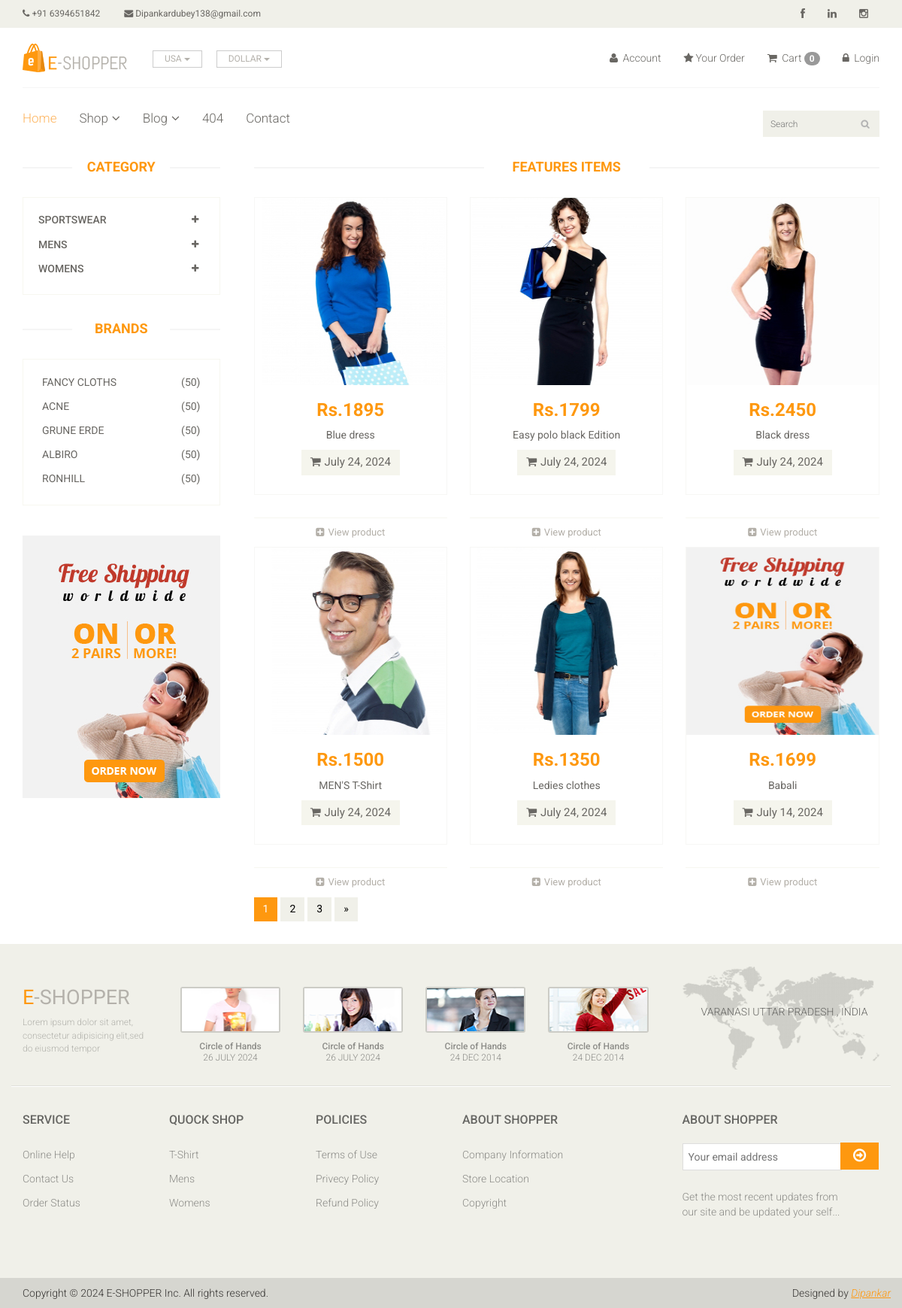
The app's page /product/ with its own data.
### app/models.py (models this page shows, shortened)
class Category(models.Model):
    name = models.CharField(max_length=150)

class Brand(models.Model):
    name = models.CharField(max_length=250)

class Product(models.Model):
        Availability = (('In Stock','In Stock'),('Out of Stock','Out of Stock'))
        image = models.ImageField(upload_to='ecommerce/pimg')
        name = models.CharField(max_length=100)
        datetime = models.DateField(auto_now_add=True)
        price = models.IntegerField(default=0)
        Availability = models.CharField(choices=Availability,max_length=100,null=True)
        category = models.ForeignKey(Category, on_delete=models.CASCADE, null=False, default="")
        sub_category = models.ForeignKey(Sub_Category, on_delete=models.CASCADE, null=False, default="")
        brand = models.ForeignKey(Brand,on_delete=models.CASCADE,null=True)

### Ecommerce/views.py (the view)
# urls.py: path('product/',views.Product_page,name='product_page'),
def Product_page(request):
    category = Category.objects.all()
    brand = Brand.objects.all()
    brandID = request.GET.get('brand')
    categoryID = request.GET.get('category')
    items = Items.objects.all().order_by('-id')[:4]
    recommeditems = RecommedItems.objects.all().order_by('-id')[:3]
    slider = Slider.objects.all()
    if categoryID:
        product = Product.objects.filter(sub_category=categoryID).order_by('-id')[:6]
    elif brandID:
        product = Product.objects.filter(brand=brandID).order_by('-id')
    else:
        product = Product.objects.all().order_by('-id')[:6]
    data={
       'category': category,
        'brand' : brand,
        'product':product,
    }
    return render(request,"Product_page.html",data)

### templates/Product_page.html (shortened to what this page needs)
{% extends 'master.html' %}
{% block content %}
<section>
		<div class="container">
			<div class="row">
				<div class="col-sm-3">
					<div class="left-sidebar">
						<h2>Category</h2>
						<div class="panel-group category-products" id="accordian">
                          	{% for i in category %}
							<div class="panel panel-default">
								<div class="panel-heading">
									<h4 class="panel-title">
										<a data-toggle="collapse" data-parent="#accordian" href="#{{i.id}}">
											<span class="badge pull-right"><i class="fa fa-plus"></i></span>
											{{i.name}}
										</a>
									</h4>
								</div>
							</div>
							{% endfor %}
						</div>
						<div class="brands_products">
							<h2>Brands</h2>
							<div class="brands-name">
								<ul class="nav nav-pills nav-stacked">
									{% for i in brand %}
									<li><a href="/product-page/?brand={{i.id}}"> <span class="pull-right">(50)</span>{{i.name}}</a></li>
									{% endfor %}
								</ul>
							</div>
						</div>
						<div class="shipping text-center">
							<img src="images/home/shipping.jpg" alt="" />
						</div>
					</div>
				</div>
				<div class="col-sm-9 padding-right">
					<div class="features_items">
						<h2 class="title text-center">Features Items</h2>
						{% for i in product %}
						<div class="col-sm-4">
							<div class="product-image-wrapper">
								<div class="single-products">
										<div class="productinfo text-center">
											<img src="/{{i.image}}" height="249" width="268" alt="" />
											<h2>Rs.{{i.price}}</h2>
											<p>{{i.name}}</p>
											<a href="{% url 'cart_add' i.id %}" class="btn btn-default add-to-cart"><i class="fa fa-shopping-cart"></i>{{i.datetime}}</a>
										</div>
										<div class="product-overlay">
											<div class="overlay-content">
											</div>
										</div>
								</div>
							</div>
							<div class="choose">
									<ul class="nav nav-pills nav-justified">
										<li><a href="{{i.id}}"><i class="fa fa-plus-square"></i>View product</a></li>
									</ul>
								</div>
						</div>
                      {% endfor %}
						<ul class="pagination">
							<li class="active"><a href="">1</a></li>
							<li><a href="">2</a></li>
							<li><a href="">3</a></li>
							<li><a href="">&raquo;</a></li>
						</ul>
					</div>
				</div>
			</div>
		</div>
	</section>
{% endblock %}

### css/main.css (style rules this page uses)
body { font-family: 'Roboto', sans-serif; background:; position: relative; font-weight:400px; }
ul li { list-style: none; }
a { -webkit-transition: 300ms; -moz-transition: 300ms; -o-transition: 300ms; transition: 300ms; }
h1, h2, h3, h4, h5, h6 { font-family: 'Roboto', sans-serif; }
.category-products { border: 1px solid #F7F7F0; margin-bottom: 35px; padding-bottom: 20px; padding-top: 15px; }
.left-sidebar h2, .brands_products h2 { color: #FE980F; font-family: 'Roboto', sans-serif; font-size: 18px; font-weight: 700; margin: 0 auto 30px; text-align: center; text-transform: uppercase; position: relative; z-index:3; }
.left-sidebar h2:after, h2.title:after { content: " "; position: absolute; border: 1px solid #f5f5f5; bottom:8px; left: 0; width: 100%; height: 0; z-index: -2; }
.left-sidebar h2:before { content: " "; position: absolute; background: #fff; bottom: -6px; width: 130px; height: 30px; z-index: -1; left: 50%; margin-left: -65px; }
h2.title:before { content: " "; position: absolute; background: #fff; bottom: -6px; width: 220px; height: 30px; z-index: -1; left: 50%; margin-left: -110px; }
.category-products .panel { background-color: #FFFFFF; border: 0px; border-radius: 0px; box-shadow:none; margin-bottom: 0px; }
.category-products .panel-default .panel-heading { background-color: #FFFFFF; border: 0 none; color: #FFFFFF; padding: 5px 20px; }
.category-products .panel-default .panel-heading .panel-title a { color: #696763; font-family: 'Roboto', sans-serif; font-size: 14px; text-decoration: none; text-transform: uppercase; }
.category-products .badge { background:none; border-radius: 10px; color: #696763; display: inline-block; font-size: 12px; font-weight: bold; line-height: 1; min-width: 10px; padding: 3px 7px; text-align: center; vertical-align: baseline; white-space: nowrap; }
.brands-name { border: 1px solid #F7F7F0; padding-bottom: 20px; padding-top: 15px; }
.brands-name .nav-stacked li a { background-color: #FFFFFF; color: #696763; font-family: 'Roboto', sans-serif; font-size: 14px; padding: 5px 25px; text-decoration: none; text-transform: uppercase; }
.shipping { background-color: #F2F2F2; margin-top: 40px; overflow: hidden; padding-top: 20px; position: relative; }
.padding-right { padding-right: 0; }
.features_items { overflow:hidden; }
h2.title { color: #FE980F; font-family: 'Roboto', sans-serif; font-size: 18px; font-weight: 700; margin: 0 15px; text-transform: uppercase; margin-bottom: 30px; position: relative; }
.product-image-wrapper { border:1px solid #F7F7F5; overflow: hidden; margin-bottom:30px; }
.single-products { position: relative; }
.productinfo h2 { color: #FE980F; font-family: 'Roboto', sans-serif; font-size: 24px; font-weight: 700; }
.productinfo p { font-family: 'Roboto', sans-serif; font-size: 14px; font-weight: 400; color: #696763; }
.productinfo img { width: 100%; }
.productinfo { position:relative; }
.product-overlay { background:#FE980F; top: 0; display: none; height: 0; position: absolute; transition: height 500ms ease 0s; width: 100%; display: block; opacity:; }
.product-overlay .overlay-content { bottom: 0; position: absolute; bottom: 0; text-align: center; width: 100%; }
.add-to-cart { background:#F5F5ED; border: 0 none; border-radius: 0; color: #696763; font-family: 'Roboto', sans-serif; font-size: 15px; margin-bottom: 25px; }
.add-to-cart i { margin-right:5px; }
.choose { border-top: 1px solid #F7F7F0; }
.choose ul li a { color: #B3AFA8; font-family: 'Roboto', sans-serif; font-size: 13px; padding-left: 0; padding-right: 0; }
.choose ul li a i { margin-right:5px; }
.pagination { display: inline-block; margin-bottom: 25px; margin-top: 0; padding-left: 15px; }
.pagination li:first-child a, .pagination li:first-child span { border-bottom-left-radius: 0; border-top-left-radius: 0; margin-left: 0; }
.pagination li:last-child a, .pagination li:last-child span { border-bottom-right-radius: 0; border-top-right-radius: 0; }
.pagination .active a, .pagination .active span, .pagination .active a:hover, .pagination .active span:hover, .pagination .active a:focus, .pagination .active span:focus { background-color: #FE980F; border-color: #FE980F; color: #FFFFFF; cursor: default; z-index: 2; }
.pagination li a, .pagination li span { background-color: #f0f0e9; border: 0; float: left; line-height: 1.42857; margin-left: -1px; padding: 6px 12px; position: relative; text-decoration: none; margin-right: 5px; color:#000; }

### records on screen
Category: name "SPORTSWEAR"
Category: name "MENS"
Category: name "WOMENS"
Brand: name "FANCY CLOTHS"
Brand: name "ACNE"
Brand: name "GRUNE ERDE"
Brand: name "ALBIRO"
Brand: name "RONHILL"
Product: image (picture), price "1895", name "Blue dress", datetime "July 24, 2024"
Product: image (picture), price "1799", name "Easy polo black Edition", datetime "July 24, 2024"
Product: image (picture), price "2450", name "Black dress", datetime "July 24, 2024"
Product: image (picture), price "1500", name "MEN'S T-Shirt", datetime "July 24, 2024"
Product: image (picture), price "1350", name "Ledies clothes", datetime "July 24, 2024"
Product: image (picture), price "1699", name "Babali", datetime "July 14, 2024"

### other values on screen
{{ request.session.cart|length }} "0"
